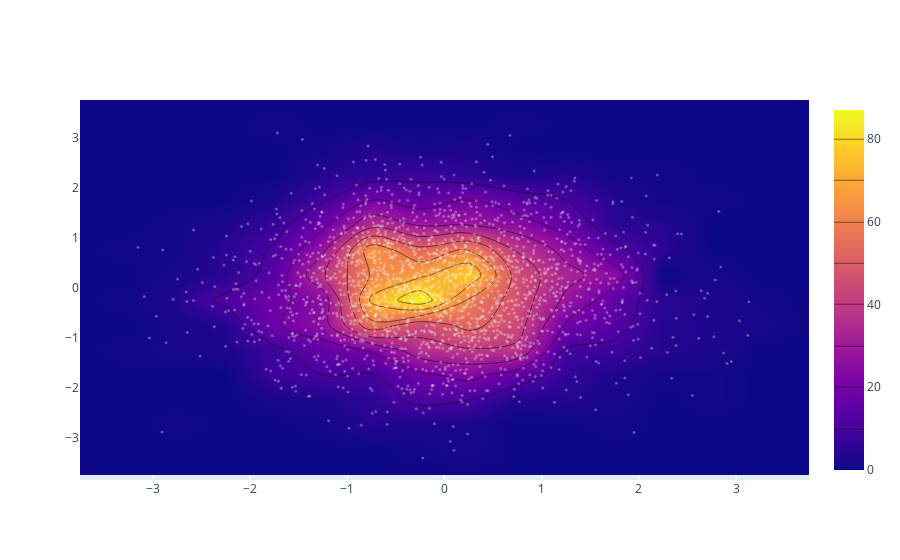

Notebook code cell kept with this figure:
### Code cell
# This line imports the Plotly graph objects module as go, which allows you to create various types of plots.
import plotly.graph_objs as go
import numpy as np

x = np.random.randn(2000)
y = np.random.randn(2000)

# go.Histogram2dContour: This component represents a 2D histogram contour plot using the x and y data.
# The contours parameter specifies that the contour lines should be colored like a heatmap, highlighting data density.

# go.Scatter: This component represents a scatter plot using the same x and y data points. The mode parameter is set to 'markers', 
# indicating individual data points, and the marker is customized to be white, small-sized, and partially transparent.
iplot([go.Histogram2dContour(x=x, y=y, contours=dict(coloring='heatmap')),
       go.Scatter(x=x, y=y, mode='markers', marker=dict(color='white', size=3, opacity=0.3))], show_link=False)

### Figure 1 — Plotly figure (JSON) as saved in the notebook; plotly's stock layout.template omitted (floating-point values rounded to 4 significant figures; data arrays with more than 128 entries replaced by an {"elided": "..."} marker saying what was removed)
{"data": [{"autocontour": true, "contours": {"coloring": "heatmap", "end": 80, "size": 10, "start": 10}, "type": "histogram2dcontour", "x": {"elided": "2000 float values"}, "y": {"elided": "2000 float values"}}, {"marker": {"color": "white", "opacity": 0.3, "size": 3}, "mode": "markers", "type": "scatter", "x": {"elided": "2000 float values"}, "y": {"elided": "2000 float values"}}], "layout": {"autosize": true, "xaxis": {"autorange": true, "range": [-3.75, 3.75], "type": "linear"}, "yaxis": {"autorange": true, "range": [-3.919, 3.75], "type": "linear"}}}
